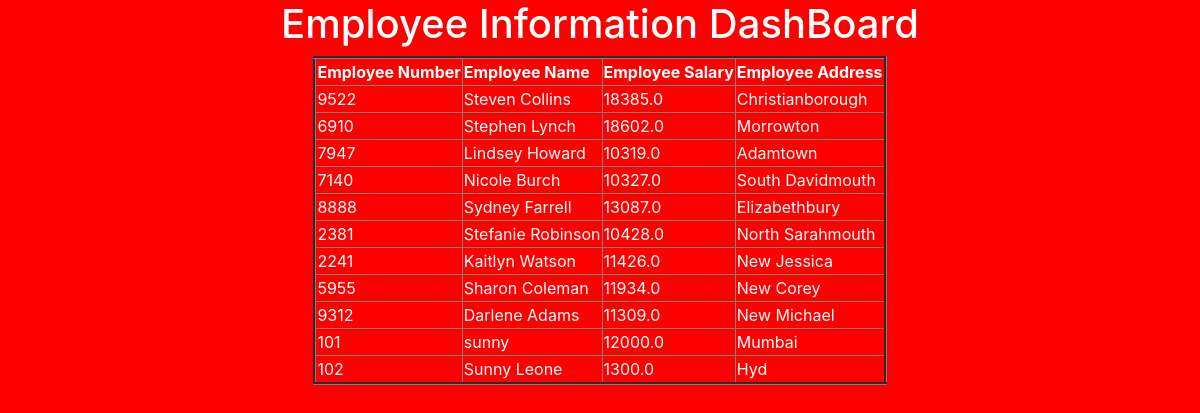
The page / on the database its author committed.
### testapp/models.py (models this page shows)
class Employee(models.Model):
    eno = models.IntegerField()
    ename = models.CharField(max_length=64)
    esal = models.FloatField()
    eaddr = models.CharField(max_length=64)

### testapp/views.py (the view)
# urls.py: path('', views.retrieve_view),
def retrieve_view(request):
    print(request.user)
    q1 = Employee.objects.filter(esal__lt=12000)
    q2 = Employee.objects.filter(ename__startswith='s')
    emp_list = q1.union(q2)
    return render(request,'testapp/index.html',{'emp_list':emp_list})

### templates/testapp/index.html
<!DOCTYPE html>
{% extends 'testapp/base.html' %}
{% block body_block %}
<h1>Employee Information DashBoard</h1>
<table border="3">
  <thead>
    <th>Employee Number</th>
    <th>Employee Name</th>
    <th>Employee Salary</th>
    <th>Employee Address</th>
  </thead>
  {% for emp in emp_list %}
  <tr>
    <td>{{emp.eno}}</td>
    <td>{{emp.ename}}</td>
    <td>{{emp.esal}}</td>
    <td>{{emp.eaddr}}</td>
  </tr>
  {% endfor %}
</table>
{% endblock%}

### templates/testapp/base.html (shortened to what this page needs)
<!DOCTYPE html>
<html lang="en" dir="ltr">
  <head>
    <link rel="stylesheet" href="https://cdn.jsdelivr.net/npm/bootstrap@4.6.2/dist/css/bootstrap.min.css">
  </head>
  <body>
    <div class="container" align='center'>
    {% block body_block %}
    {% endblock%}
    </div>
  </body>
</html>

### templates/testapp/base.html (style rules this page uses)
body { background:red; color:white; }

### rows shown on the page
Employee: eno "9522", ename "Steven Collins", esal "18385.0", eaddr "Christianborough"
Employee: eno "6910", ename "Stephen Lynch", esal "18602.0", eaddr "Morrowton"
Employee: eno "7947", ename "Lindsey Howard", esal "10319.0", eaddr "Adamtown"
Employee: eno "7140", ename "Nicole Burch", esal "10327.0", eaddr "South Davidmouth"
Employee: eno "8888", ename "Sydney Farrell", esal "13087.0", eaddr "Elizabethbury"
Employee: eno "2381", ename "Stefanie Robinson", esal "10428.0", eaddr "North Sarahmouth"
Employee: eno "2241", ename "Kaitlyn Watson", esal "11426.0", eaddr "New Jessica"
Employee: eno "5955", ename "Sharon Coleman", esal "11934.0", eaddr "New Corey"
Employee: eno "9312", ename "Darlene Adams", esal "11309.0", eaddr "New Michael"
Employee: eno "101", ename "sunny", esal "12000.0", eaddr "Mumbai"
Employee: eno "102", ename "Sunny Leone", esal "1300.0", eaddr "Hyd"
